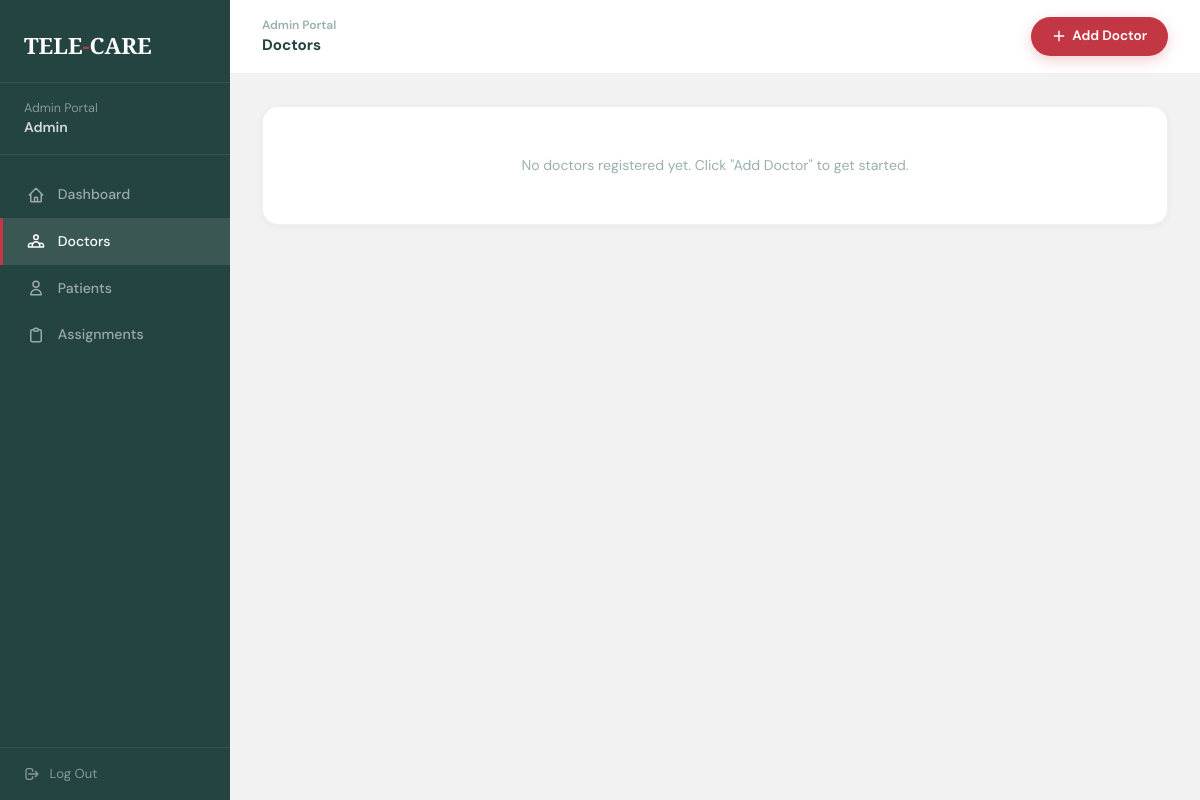
Before: /admin/doctors.php (signed in) with the older database file.
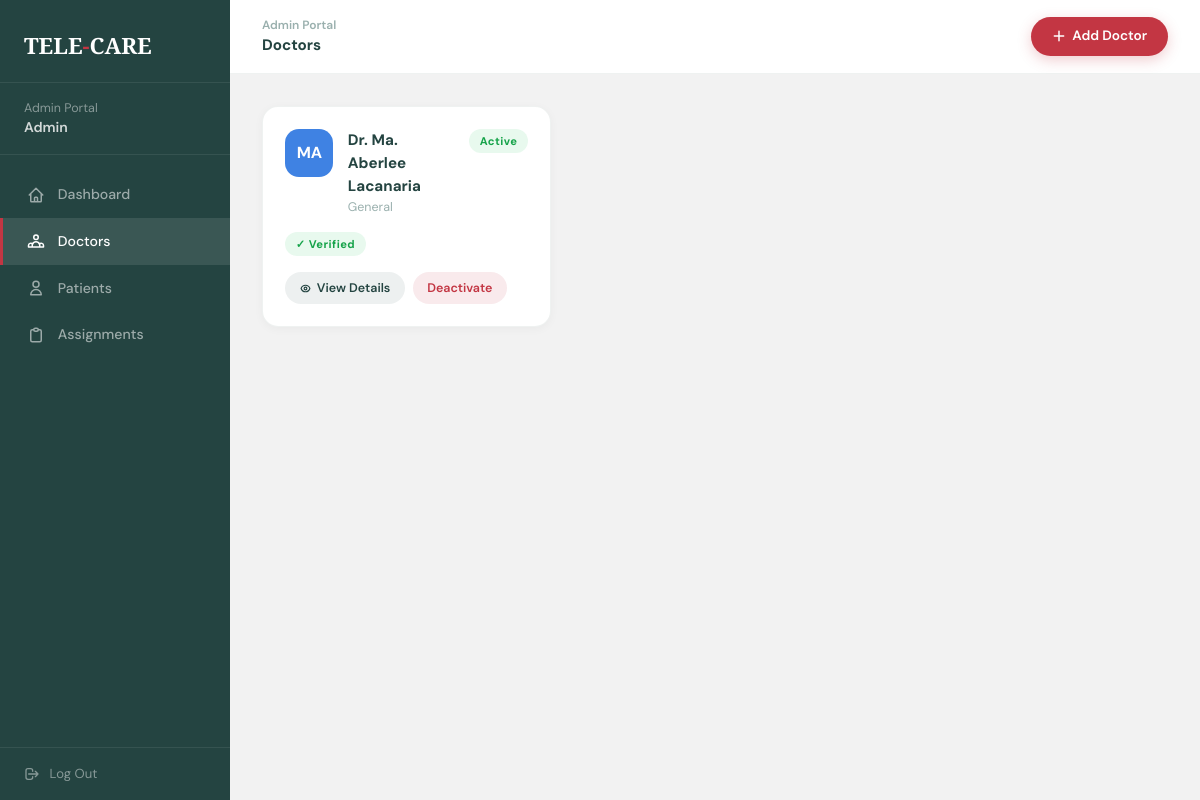
After: the same page with the newer database file.
### tables this page shows
CREATE TABLE `doctors` (
  `id` int NOT NULL AUTO_INCREMENT,
  `full_name` varchar(150) NOT NULL,
  `specialty` varchar(100) DEFAULT NULL,
  `subspecialty` varchar(100) DEFAULT NULL,
  `clinic_name` varchar(150) DEFAULT NULL,
  `email` varchar(150) NOT NULL,
  `password` varchar(255) DEFAULT NULL,
  `phone_number` varchar(20) DEFAULT NULL,
  `profile_photo` varchar(255) DEFAULT NULL,
  `bio` text,
  `consultation_fee` decimal(10,2) DEFAULT '0.00',
  `languages_spoken` varchar(255) DEFAULT NULL,
  `rating` decimal(2,1) DEFAULT '0.0',
  `access_level` enum('junior','senior','consultant') DEFAULT 'junior',
  `status` enum('pending','active','inactive') DEFAULT 'pending',
  `is_available` tinyint(1) DEFAULT '0',
  `license_number` varchar(100) DEFAULT NULL,
  `issuing_board` varchar(150) DEFAULT NULL,
  `license_file` varchar(255) DEFAULT NULL,
  `board_cert_file` varchar(255) DEFAULT NULL,
  `consent_signed` tinyint(1) DEFAULT '0',
  `is_verified` tinyint(1) DEFAULT '0',
  `verified_at` timestamp NULL DEFAULT NULL,
  `verified_by` int DEFAULT NULL,
  `invite_token` varchar(100) DEFAULT NULL,
  `invite_expires` datetime DEFAULT NULL,
  `setup_complete` tinyint(1) DEFAULT '0',
  `created_at` timestamp NULL DEFAULT CURRENT_TIMESTAMP,
  `updated_at` timestamp NULL DEFAULT CURRENT_TIMESTAMP ON UPDATE CURRENT_TIMESTAMP,
  PRIMARY KEY (`id`),
  UNIQUE KEY `email` (`email`),
  KEY `verified_by` (`verified_by`),
  CONSTRAINT `doctors_ibfk_1` FOREIGN KEY (`verified_by`) REFERENCES `admins` (`id`) ON DELETE SET NULL
);

### admin/doctors.php (the view, shortened to what this page needs)
<?php
require_once '../database/config.php';
$dres = $conn->query("
  SELECT d.*
  FROM doctors d
  ORDER BY d.created_at DESC
");
$doctors = [];
if ($dres) {
    while ($row = $dres->fetch_assoc()) $doctors[] = $row;
}
?>
<!DOCTYPE html>
<html lang="en">
<head>
  <script src="https://cdn.tailwindcss.com"></script>
</head>
<body>
<aside class="sidebar">
  <div class="sidebar-logo">TELE<span>-</span>CARE</div>
  <div class="sidebar-admin">Admin Portal<br/><strong><?= htmlspecialchars($_SESSION['admin_name'] ?? 'Admin') ?></strong></div>
  <nav class="nav-links">
    <a href="dashboard.php" class="nav-link">
      <svg fill="none" viewBox="0 0 24 24" stroke-width="2"><path stroke-linecap="round" stroke-linejoin="round" d="M3 12l2-2m0 0l7-7 7 7M5 10v10a1 1 0 001 1h3m10-11l2 2m-2-2v10a1 1 0 01-1 1h-3m-6 0a1 1 0 001-1v-4a1 1 0 011-1h2a1 1 0 011 1v4a1 1 0 001 1m-6 0h6"/></svg>
      Dashboard
    </a>
    <a href="doctors.php" class="nav-link active">
      <svg fill="none" viewBox="0 0 24 24" stroke-width="2"><path stroke-linecap="round" stroke-linejoin="round" d="M17 20h5v-2a3 3 0 00-5.356-1.857M17 20H7m10 0v-2c0-.656-.126-1.283-.356-1.857M7 20H2v-2a3 3 0 015.356-1.857M7 20v-2c0-.656.126-1.283.356-1.857m0 0a5.002 5.002 0 019.288 0M15 7a3 3 0 11-6 0 3 3 0 016 0z"/></svg>
      Doctors
    </a>
    <a href="patients.php" class="nav-link">
      <svg fill="none" viewBox="0 0 24 24" stroke-width="2"><path stroke-linecap="round" stroke-linejoin="round" d="M16 7a4 4 0 11-8 0 4 4 0 018 0zM12 14a7 7 0 00-7 7h14a7 7 0 00-7-7z"/></svg>
      Patients
    </a>
    <a href="assignments.php" class="nav-link">
      <svg fill="none" viewBox="0 0 24 24" stroke-width="2"><path stroke-linecap="round" stroke-linejoin="round" d="M9 5H7a2 2 0 00-2 2v12a2 2 0 002 2h10a2 2 0 002-2V7a2 2 0 00-2-2h-2M9 5a2 2 0 002 2h2a2 2 0 002-2M9 5a2 2 0 012-2h2a2 2 0 012 2"/></svg>
      Assignments
    </a>
  </nav>
  <div class="sidebar-logout">
    <a href="logout.php" class="logout-btn">
      <svg width="16" height="16" fill="none" viewBox="0 0 24 24" stroke="currentColor" stroke-width="2"><path stroke-linecap="round" stroke-linejoin="round" d="M17 16l4-4m0 0l-4-4m4 4H7m6 4v1a3 3 0 01-3 3H6a3 3 0 01-3-3V7a3 3 0 013-3h4a3 3 0 013 3v1"/></svg>
      Log Out
    </a>
  </div>
</aside>
<div class="main">
  <div class="topbar">
    <div>
      <div style="font-size:0.75rem;color:#9ab0ae;font-weight:600;">Admin Portal</div>
      <div style="font-size:0.95rem;font-weight:700;">Doctors</div>
    </div>
    <button class="btn-primary" onclick="openModal('modal-create-doctor')">
      <svg width="14" height="14" fill="none" viewBox="0 0 24 24" stroke="currentColor" stroke-width="2.5"><path stroke-linecap="round" stroke-linejoin="round" d="M12 4v16m8-8H4"/></svg>
      Add Doctor
    </button>
  </div>
  <div class="page-content">
    <div class="doctor-grid">
    <?php if (count($doctors) > 0): foreach ($doctors as $d):
        $initials = strtoupper(substr($d['full_name'],0,1).(strpos($d['full_name'],' ')!==false?substr($d['full_name'],strpos($d['full_name'],' ')+1,1):''));
    ?>
    <div class="doctor-card">
      <div style="display:flex;align-items:flex-start;gap:0.9rem;margin-bottom:1rem;">
        <div class="doc-avatar"><?= $initials ?></div>
        <div style="flex:1;">
          <div style="font-weight:700;font-size:0.95rem;">Dr. <?= htmlspecialchars($d['full_name']) ?></div>
          <div style="font-size:0.78rem;color:#9ab0ae;"><?= htmlspecialchars($d['specialty'] ?? 'General') ?></div>
        </div>
        <span class="badge <?= $d['status']==='active'?'badge-green':($d['status']==='pending'?'badge-orange':'badge-gray') ?>"><?= ucfirst($d['status']) ?></span>
      </div>
      <div style="display:flex;gap:0.5rem;flex-wrap:wrap;margin-bottom:1rem;">
        <?php if ($d['is_verified']): ?><span class="badge badge-green">✓ Verified</span><?php endif; ?>
      </div>
      <div style="display:flex;gap:0.5rem;flex-wrap:wrap;">
        <button class="btn-sm btn-teal" onclick="openDetailsModal(<?= $d['id'] ?>)">
          View Details
        </button>
        <a href="?toggle_doctor=<?= $d['id'] ?>" class="btn-sm <?= $d['status']==='active'?'btn-red':'btn-green' ?>"><?= $d['status']==='active'?'Deactivate':'Activate' ?></a>
      </div>
    </div>
    <?php endforeach; else: ?>
    <div style="grid-column:1/-1;" class="table-wrap"><div class="empty-row">No doctors registered yet. Click "Add Doctor" to get started.</div></div>
    <?php endif; ?>
    </div>
  </div>
</div>
</body>
</html>

### admin/doctors.php (style rules this page uses)
:root { --red:#C33643;--green:#244441;--blue:#3F82E3;--bg:#F2F2F2;--white:#FFFFFF }
* { box-sizing:border-box;margin:0;padding:0 }
body { font-family:'DM Sans',sans-serif;background:var(--bg);color:var(--green);display:flex;min-height:100vh }
.sidebar { width:230px;min-width:230px;background:var(--green);display:flex;flex-direction:column;position:sticky;top:0;height:100vh;overflow-y:auto }
.sidebar-logo { padding:1.8rem 1.5rem 1.2rem;font-family:'Playfair Display',serif;font-size:1.4rem;font-weight:900;color:#fff;border-bottom:1px solid rgba(255,255,255,0.08) }
.sidebar-logo span { color:var(--red) }
.sidebar-admin { padding:1rem 1.5rem;font-size:0.78rem;color:rgba(255,255,255,0.45);border-bottom:1px solid rgba(255,255,255,0.08) }
.sidebar-admin strong { color:rgba(255,255,255,0.8);font-weight:600;display:block;font-size:0.88rem }
.nav-links { padding:1rem 0;flex:1 }
.nav-link { display:flex;align-items:center;gap:0.8rem;padding:0.8rem 1.5rem;color:rgba(255,255,255,0.55);font-size:0.88rem;font-weight:500;width:100%;text-align:left;font-family:'DM Sans',sans-serif;transition:all 0.2s;border-left:3px solid transparent;text-decoration:none }
.nav-link svg { width:18px;height:18px;stroke:currentColor;flex-shrink:0 }
.nav-link.active { color:#fff;background:rgba(255,255,255,0.1);border-left-color:var(--red) }
.sidebar-logout { padding:1rem 1.5rem;border-top:1px solid rgba(255,255,255,0.08) }
.logout-btn { display:flex;align-items:center;gap:0.6rem;color:rgba(255,255,255,0.45);font-size:0.82rem;text-decoration:none;transition:color 0.2s }
.main { flex:1;overflow-y:auto }
.topbar { background:var(--white);padding:1rem 2rem;display:flex;align-items:center;justify-content:space-between;border-bottom:1px solid rgba(36,68,65,0.07);position:sticky;top:0;z-index:50 }
.page-content { padding:2rem }
.btn-primary { display:inline-flex;align-items:center;gap:0.4rem;background:var(--red);color:#fff;padding:0.6rem 1.3rem;border-radius:50px;font-size:0.85rem;font-weight:600;border:none;cursor:pointer;transition:all 0.25s;font-family:'DM Sans',sans-serif;box-shadow:0 4px 14px rgba(195,54,67,0.25);text-decoration:none }
.btn-sm { padding:0.4rem 0.9rem;border-radius:50px;font-size:0.78rem;font-weight:600;border:none;cursor:pointer;font-family:'DM Sans',sans-serif;transition:all 0.2s;text-decoration:none;display:inline-block }
.btn-red { background:rgba(195,54,67,0.1);color:var(--red) }
.btn-teal { background:rgba(36,68,65,0.08);color:var(--green) }
.doctor-grid { display:grid;grid-template-columns:repeat(auto-fill,minmax(280px,1fr));gap:1.2rem }
.doctor-card { background:var(--white);border-radius:16px;padding:1.4rem;border:1px solid rgba(36,68,65,0.07);box-shadow:0 2px 10px rgba(0,0,0,0.04);transition:transform 0.2s,box-shadow 0.2s }
.doc-avatar { width:48px;height:48px;border-radius:14px;background:var(--blue);color:#fff;display:flex;align-items:center;justify-content:center;font-weight:700;font-size:1rem;flex-shrink:0 }
.badge { display:inline-block;padding:0.22rem 0.65rem;border-radius:50px;font-size:0.7rem;font-weight:700;letter-spacing:0.04em }
.badge-green { background:rgba(34,197,94,0.1);color:#16a34a }
.table-wrap { background:var(--white);border-radius:16px;overflow:hidden;border:1px solid rgba(36,68,65,0.07);box-shadow:0 2px 10px rgba(0,0,0,0.04) }
.empty-row { text-align:center;padding:3rem;color:#9ab0ae;font-size:0.88rem }

Changed rows visible on the page:
added doctors: full_name "MA", full_name "Ma. Aberlee Lacanaria", specialty "General", status "Active", is_verified "✓ Verified", shows "Deactivate"
Other visible differences:
text no longer shown: "No doctors registered yet. Click \"Add Doctor\" to get started."
